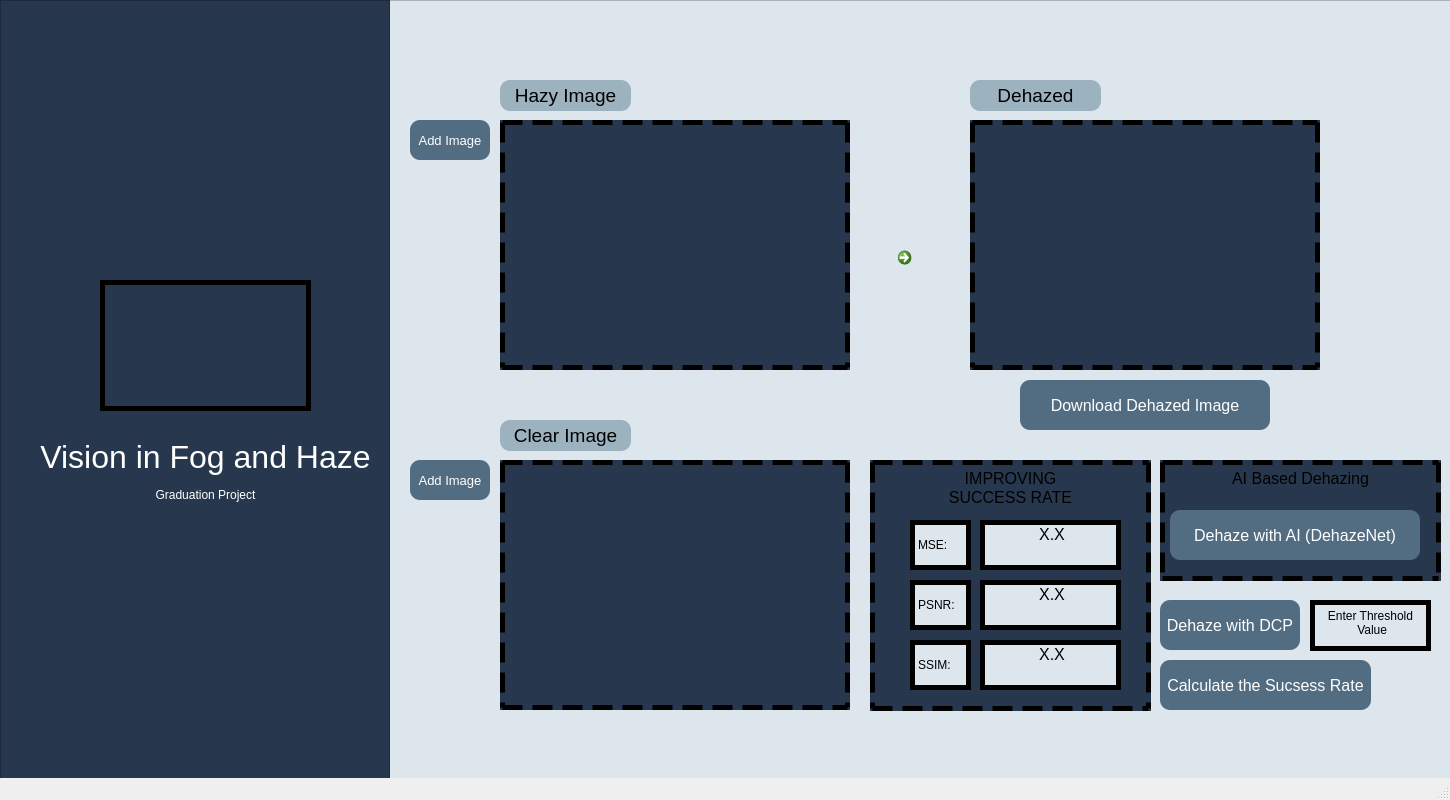
<?xml version="1.0" encoding="UTF-8"?>
<ui version="4.0">
 <class>MainWindow</class>
 <widget class="QMainWindow" name="MainWindow">
  <property name="enabled">
   <bool>true</bool>
  </property>
  <property name="geometry">
   <rect>
    <x>0</x>
    <y>0</y>
    <width>1450</width>
    <height>800</height>
   </rect>
  </property>
  <property name="minimumSize">
   <size>
    <width>1450</width>
    <height>800</height>
   </size>
  </property>
  <property name="maximumSize">
   <size>
    <width>1450</width>
    <height>800</height>
   </size>
  </property>
  <property name="windowTitle">
   <string>MainWindow</string>
  </property>
  <property name="toolTipDuration">
   <number>6</number>
  </property>
  <property name="autoFillBackground">
   <bool>false</bool>
  </property>
  <widget class="QWidget" name="centralwidget">
   <widget class="QPushButton" name="add_original_image_button">
    <property name="geometry">
     <rect>
      <x>410</x>
      <y>460</y>
      <width>80</width>
      <height>40</height>
     </rect>
    </property>
    <property name="font">
     <font>
      <pointsize>10</pointsize>
     </font>
    </property>
    <property name="autoFillBackground">
     <bool>false</bool>
    </property>
    <property name="styleSheet">
     <string notr="true">background-color: #526D82; color: white; border-radius: 10px






</string>
    </property>
    <property name="text">
     <string>Add Image</string>
    </property>
   </widget>
   <widget class="QPushButton" name="dehaze_image_with_DCP_button">
    <property name="geometry">
     <rect>
      <x>1160</x>
      <y>600</y>
      <width>140</width>
      <height>50</height>
     </rect>
    </property>
    <property name="font">
     <font>
      <pointsize>12</pointsize>
     </font>
    </property>
    <property name="autoFillBackground">
     <bool>false</bool>
    </property>
    <property name="styleSheet">
     <string notr="true">background-color: #526D82; color: white; border-radius: 10px






</string>
    </property>
    <property name="text">
     <string>Dehaze with DCP</string>
    </property>
    <property name="iconSize">
     <size>
      <width>16</width>
      <height>16</height>
     </size>
    </property>
   </widget>
   <widget class="QPushButton" name="dehaze_image_with_dehaze_net_button">
    <property name="geometry">
     <rect>
      <x>1170</x>
      <y>510</y>
      <width>250</width>
      <height>50</height>
     </rect>
    </property>
    <property name="font">
     <font>
      <pointsize>12</pointsize>
     </font>
    </property>
    <property name="styleSheet">
     <string notr="true">background-color: #526D82; color: white; border-radius: 10px
</string>
    </property>
    <property name="text">
     <string>Dehaze with AI (DehazeNet)</string>
    </property>
   </widget>
   <widget class="QTextEdit" name="textEdit_4">
    <property name="geometry">
     <rect>
      <x>870</x>
      <y>460</y>
      <width>281</width>
      <height>251</height>
     </rect>
    </property>
    <property name="styleSheet">
     <string notr="true">border-style: dashed; border-width: 5px;background-color: #27374D</string>
    </property>
    <property name="html">
     <string>&lt;!DOCTYPE HTML PUBLIC &quot;-//W3C//DTD HTML 4.0//EN&quot; &quot;http://www.w3.org/TR/REC-html40/strict.dtd&quot;&gt;
&lt;html&gt;&lt;head&gt;&lt;meta name=&quot;qrichtext&quot; content=&quot;1&quot; /&gt;&lt;style type=&quot;text/css&quot;&gt;
p, li { white-space: pre-wrap; }
&lt;/style&gt;&lt;/head&gt;&lt;body style=&quot; font-family:'MS Shell Dlg 2'; font-size:8.25pt; font-weight:400; font-style:normal;&quot;&gt;
&lt;p align=&quot;center&quot; style=&quot; margin-top:0px; margin-bottom:0px; margin-left:0px; margin-right:0px; -qt-block-indent:0; text-indent:0px;&quot;&gt;&lt;span style=&quot; font-size:12pt;&quot;&gt;IMPROVING&lt;/span&gt;&lt;/p&gt;
&lt;p align=&quot;center&quot; style=&quot; margin-top:0px; margin-bottom:0px; margin-left:0px; margin-right:0px; -qt-block-indent:0; text-indent:0px;&quot;&gt;&lt;span style=&quot; font-size:12pt;&quot;&gt;SUCCESS RATE&lt;/span&gt;&lt;/p&gt;&lt;/body&gt;&lt;/html&gt;</string>
    </property>
   </widget>
   <widget class="QTextEdit" name="textEdit_5">
    <property name="geometry">
     <rect>
      <x>500</x>
      <y>80</y>
      <width>131</width>
      <height>31</height>
     </rect>
    </property>
    <property name="styleSheet">
     <string notr="true">background-color: #9DB2BF; color: black; border-radius: 10px







</string>
    </property>
    <property name="html">
     <string>&lt;!DOCTYPE HTML PUBLIC &quot;-//W3C//DTD HTML 4.0//EN&quot; &quot;http://www.w3.org/TR/REC-html40/strict.dtd&quot;&gt;
&lt;html&gt;&lt;head&gt;&lt;meta name=&quot;qrichtext&quot; content=&quot;1&quot; /&gt;&lt;style type=&quot;text/css&quot;&gt;
p, li { white-space: pre-wrap; }
&lt;/style&gt;&lt;/head&gt;&lt;body style=&quot; font-family:'MS Shell Dlg 2'; font-size:8.25pt; font-weight:400; font-style:normal;&quot;&gt;
&lt;p align=&quot;center&quot; style=&quot; margin-top:0px; margin-bottom:0px; margin-left:0px; margin-right:0px; -qt-block-indent:0; text-indent:0px;&quot;&gt;&lt;span style=&quot; font-size:14pt;&quot;&gt;Hazy Image&lt;/span&gt;&lt;/p&gt;&lt;/body&gt;&lt;/html&gt;</string>
    </property>
   </widget>
   <widget class="QTextEdit" name="textEdit_9">
    <property name="geometry">
     <rect>
      <x>0</x>
      <y>0</y>
      <width>390</width>
      <height>930</height>
     </rect>
    </property>
    <property name="autoFillBackground">
     <bool>false</bool>
    </property>
    <property name="styleSheet">
     <string notr="true">background-color: #27374D



</string>
    </property>
   </widget>
   <widget class="QLabel" name="label">
    <property name="geometry">
     <rect>
      <x>40</x>
      <y>410</y>
      <width>331</width>
      <height>121</height>
     </rect>
    </property>
    <property name="contextMenuPolicy">
     <enum>Qt::NoContextMenu</enum>
    </property>
    <property name="styleSheet">
     <string notr="true">font: 20pt &quot;MS Shell Dlg 2&quot;;
rgb&quot;(255, 255, 255)&quot;</string>
    </property>
    <property name="text">
     <string>&lt;html&gt;&lt;head/&gt;&lt;body&gt;&lt;p align=&quot;center&quot;&gt;&lt;span style=&quot; font-size:24pt; color:#ffffff;&quot;&gt;Vision in Fog and Haze&lt;/span&gt;&lt;/p&gt;&lt;p align=&quot;center&quot;&gt;&lt;span style=&quot; color:#ffffff;&quot;&gt;Graduation Project&lt;/span&gt;&lt;/p&gt;&lt;/body&gt;&lt;/html&gt;</string>
    </property>
   </widget>
   <widget class="QTextEdit" name="the_Threshold_value">
    <property name="geometry">
     <rect>
      <x>1310</x>
      <y>600</y>
      <width>121</width>
      <height>51</height>
     </rect>
    </property>
    <property name="font">
     <font>
      <pointsize>9</pointsize>
     </font>
    </property>
    <property name="styleSheet">
     <string notr="true">text-align: center;
border-style: solid;
border-width: 5px;
background-color: #DDE6ED;  








</string>
    </property>
    <property name="html">
     <string>&lt;!DOCTYPE HTML PUBLIC &quot;-//W3C//DTD HTML 4.0//EN&quot; &quot;http://www.w3.org/TR/REC-html40/strict.dtd&quot;&gt;
&lt;html&gt;&lt;head&gt;&lt;meta name=&quot;qrichtext&quot; content=&quot;1&quot; /&gt;&lt;style type=&quot;text/css&quot;&gt;
p, li { white-space: pre-wrap; }
&lt;/style&gt;&lt;/head&gt;&lt;body style=&quot; font-family:'MS Shell Dlg 2'; font-size:9pt; font-weight:400; font-style:normal;&quot;&gt;
&lt;p align=&quot;center&quot; style=&quot; margin-top:0px; margin-bottom:0px; margin-left:0px; margin-right:0px; -qt-block-indent:0; text-indent:0px;&quot;&gt;Enter Threshold&lt;/p&gt;
&lt;p align=&quot;center&quot; style=&quot; margin-top:0px; margin-bottom:0px; margin-left:0px; margin-right:0px; -qt-block-indent:0; text-indent:0px;&quot;&gt; Value&lt;/p&gt;&lt;/body&gt;&lt;/html&gt;</string>
    </property>
   </widget>
   <widget class="QCommandLinkButton" name="commandLinkButton">
    <property name="geometry">
     <rect>
      <x>890</x>
      <y>240</y>
      <width>31</width>
      <height>41</height>
     </rect>
    </property>
    <property name="text">
     <string/>
    </property>
   </widget>
   <widget class="QPushButton" name="add_hazy_image_button">
    <property name="geometry">
     <rect>
      <x>410</x>
      <y>120</y>
      <width>80</width>
      <height>40</height>
     </rect>
    </property>
    <property name="font">
     <font>
      <pointsize>10</pointsize>
     </font>
    </property>
    <property name="autoFillBackground">
     <bool>false</bool>
    </property>
    <property name="styleSheet">
     <string notr="true">background-color: #526D82; color: white; border-radius: 10px






</string>
    </property>
    <property name="text">
     <string>Add Image</string>
    </property>
   </widget>
   <widget class="QLabel" name="MSE">
    <property name="geometry">
     <rect>
      <x>980</x>
      <y>520</y>
      <width>141</width>
      <height>50</height>
     </rect>
    </property>
    <property name="styleSheet">
     <string notr="true">text-align: center;
border-style: solid;
border-width: 5px;
background-color: #DDE6ED;  
</string>
    </property>
    <property name="text">
     <string>&lt;html&gt;&lt;head/&gt;&lt;body&gt;&lt;p align=&quot;center&quot;&gt;&lt;span style=&quot; font-size:12pt;&quot;&gt;X.X&lt;/span&gt;&lt;/p&gt;&lt;p align=&quot;center&quot;&gt;&lt;br/&gt;&lt;/p&gt;&lt;/body&gt;&lt;/html&gt;</string>
    </property>
   </widget>
   <widget class="QLabel" name="hazy_image">
    <property name="geometry">
     <rect>
      <x>500</x>
      <y>120</y>
      <width>350</width>
      <height>250</height>
     </rect>
    </property>
    <property name="styleSheet">
     <string notr="true">border-style: dashed; border-width: 5px;background-color: #27374D</string>
    </property>
    <property name="text">
     <string/>
    </property>
   </widget>
   <widget class="QLabel" name="dehazed_image">
    <property name="geometry">
     <rect>
      <x>970</x>
      <y>120</y>
      <width>350</width>
      <height>250</height>
     </rect>
    </property>
    <property name="styleSheet">
     <string notr="true">border-style: dashed; border-width: 5px;background-color: #27374D</string>
    </property>
    <property name="text">
     <string/>
    </property>
   </widget>
   <widget class="QLabel" name="original_image">
    <property name="geometry">
     <rect>
      <x>500</x>
      <y>460</y>
      <width>350</width>
      <height>250</height>
     </rect>
    </property>
    <property name="styleSheet">
     <string notr="true">border-style: dashed; border-width: 5px;background-color: #27374D</string>
    </property>
    <property name="text">
     <string/>
    </property>
   </widget>
   <widget class="QLabel" name="label_2">
    <property name="geometry">
     <rect>
      <x>100</x>
      <y>280</y>
      <width>211</width>
      <height>131</height>
     </rect>
    </property>
    <property name="styleSheet">
     <string notr="true">text-align: center;
border-style: solid;
border-width: 5px;</string>
    </property>
    <property name="text">
     <string/>
    </property>
    <property name="pixmap">
     <pixmap>The_Logo_2.png</pixmap>
    </property>
   </widget>
   <widget class="QTextEdit" name="textEdit_10">
    <property name="geometry">
     <rect>
      <x>360</x>
      <y>0</y>
      <width>1091</width>
      <height>930</height>
     </rect>
    </property>
    <property name="autoFillBackground">
     <bool>false</bool>
    </property>
    <property name="styleSheet">
     <string notr="true">background-color: #DDE6ED



</string>
    </property>
   </widget>
   <widget class="QLabel" name="MSE_text">
    <property name="geometry">
     <rect>
      <x>910</x>
      <y>520</y>
      <width>61</width>
      <height>50</height>
     </rect>
    </property>
    <property name="styleSheet">
     <string notr="true">text-align: center;
border-style: solid;
border-width: 5px;
background-color: #DDE6ED;  
</string>
    </property>
    <property name="text">
     <string>&lt;html&gt;&lt;head/&gt;&lt;body&gt;&lt;p&gt;MSE: &lt;/p&gt;&lt;/body&gt;&lt;/html&gt;</string>
    </property>
   </widget>
   <widget class="QLabel" name="PSNR">
    <property name="geometry">
     <rect>
      <x>980</x>
      <y>580</y>
      <width>141</width>
      <height>50</height>
     </rect>
    </property>
    <property name="styleSheet">
     <string notr="true">text-align: center;
border-style: solid;
border-width: 5px;
background-color: #DDE6ED;  
</string>
    </property>
    <property name="text">
     <string>&lt;html&gt;&lt;head/&gt;&lt;body&gt;&lt;p align=&quot;center&quot;&gt;&lt;span style=&quot; font-size:12pt;&quot;&gt;X.X&lt;/span&gt;&lt;/p&gt;&lt;p align=&quot;center&quot;&gt;&lt;br/&gt;&lt;/p&gt;&lt;/body&gt;&lt;/html&gt;</string>
    </property>
   </widget>
   <widget class="QLabel" name="PSNR_Text">
    <property name="geometry">
     <rect>
      <x>910</x>
      <y>580</y>
      <width>61</width>
      <height>50</height>
     </rect>
    </property>
    <property name="styleSheet">
     <string notr="true">text-align: center;
border-style: solid;
border-width: 5px;
background-color: #DDE6ED;  
</string>
    </property>
    <property name="text">
     <string>&lt;html&gt;&lt;head/&gt;&lt;body&gt;&lt;p&gt;PSNR: &lt;/p&gt;&lt;/body&gt;&lt;/html&gt;</string>
    </property>
   </widget>
   <widget class="QTextEdit" name="textEdit_8">
    <property name="geometry">
     <rect>
      <x>500</x>
      <y>420</y>
      <width>131</width>
      <height>31</height>
     </rect>
    </property>
    <property name="styleSheet">
     <string notr="true">background-color: #9DB2BF; color: black; border-radius: 10px







</string>
    </property>
    <property name="html">
     <string>&lt;!DOCTYPE HTML PUBLIC &quot;-//W3C//DTD HTML 4.0//EN&quot; &quot;http://www.w3.org/TR/REC-html40/strict.dtd&quot;&gt;
&lt;html&gt;&lt;head&gt;&lt;meta name=&quot;qrichtext&quot; content=&quot;1&quot; /&gt;&lt;style type=&quot;text/css&quot;&gt;
p, li { white-space: pre-wrap; }
&lt;/style&gt;&lt;/head&gt;&lt;body style=&quot; font-family:'MS Shell Dlg 2'; font-size:8.25pt; font-weight:400; font-style:normal;&quot;&gt;
&lt;p align=&quot;center&quot; style=&quot; margin-top:0px; margin-bottom:0px; margin-left:0px; margin-right:0px; -qt-block-indent:0; text-indent:0px;&quot;&gt;&lt;span style=&quot; font-size:14pt;&quot;&gt;Clear Image&lt;/span&gt;&lt;/p&gt;&lt;/body&gt;&lt;/html&gt;</string>
    </property>
   </widget>
   <widget class="QTextEdit" name="textEdit_7">
    <property name="geometry">
     <rect>
      <x>970</x>
      <y>80</y>
      <width>131</width>
      <height>31</height>
     </rect>
    </property>
    <property name="styleSheet">
     <string notr="true">background-color: #9DB2BF; color: black; border-radius: 10px







</string>
    </property>
    <property name="html">
     <string>&lt;!DOCTYPE HTML PUBLIC &quot;-//W3C//DTD HTML 4.0//EN&quot; &quot;http://www.w3.org/TR/REC-html40/strict.dtd&quot;&gt;
&lt;html&gt;&lt;head&gt;&lt;meta name=&quot;qrichtext&quot; content=&quot;1&quot; /&gt;&lt;style type=&quot;text/css&quot;&gt;
p, li { white-space: pre-wrap; }
&lt;/style&gt;&lt;/head&gt;&lt;body style=&quot; font-family:'MS Shell Dlg 2'; font-size:8.25pt; font-weight:400; font-style:normal;&quot;&gt;
&lt;p align=&quot;center&quot; style=&quot; margin-top:0px; margin-bottom:0px; margin-left:0px; margin-right:0px; -qt-block-indent:0; text-indent:0px;&quot;&gt;&lt;span style=&quot; font-size:14pt;&quot;&gt;Dehazed&lt;/span&gt;&lt;/p&gt;&lt;/body&gt;&lt;/html&gt;</string>
    </property>
   </widget>
   <widget class="QPushButton" name="download_dehazed_image">
    <property name="geometry">
     <rect>
      <x>1020</x>
      <y>380</y>
      <width>250</width>
      <height>50</height>
     </rect>
    </property>
    <property name="font">
     <font>
      <pointsize>12</pointsize>
     </font>
    </property>
    <property name="styleSheet">
     <string notr="true">background-color: #526D82; color: white; border-radius: 10px
</string>
    </property>
    <property name="text">
     <string>Download Dehazed Image</string>
    </property>
   </widget>
   <widget class="QPushButton" name="calculate_the_sucsess_rate">
    <property name="geometry">
     <rect>
      <x>1160</x>
      <y>660</y>
      <width>211</width>
      <height>50</height>
     </rect>
    </property>
    <property name="font">
     <font>
      <pointsize>12</pointsize>
     </font>
    </property>
    <property name="autoFillBackground">
     <bool>false</bool>
    </property>
    <property name="styleSheet">
     <string notr="true">background-color: #526D82; color: white; border-radius: 10px






</string>
    </property>
    <property name="text">
     <string>Calculate the Sucsess Rate</string>
    </property>
    <property name="iconSize">
     <size>
      <width>16</width>
      <height>16</height>
     </size>
    </property>
   </widget>
   <widget class="QTextEdit" name="textEdit_6">
    <property name="geometry">
     <rect>
      <x>1160</x>
      <y>460</y>
      <width>281</width>
      <height>121</height>
     </rect>
    </property>
    <property name="styleSheet">
     <string notr="true">border-style: dashed; border-width: 5px;background-color: #27374D</string>
    </property>
    <property name="html">
     <string>&lt;!DOCTYPE HTML PUBLIC &quot;-//W3C//DTD HTML 4.0//EN&quot; &quot;http://www.w3.org/TR/REC-html40/strict.dtd&quot;&gt;
&lt;html&gt;&lt;head&gt;&lt;meta name=&quot;qrichtext&quot; content=&quot;1&quot; /&gt;&lt;style type=&quot;text/css&quot;&gt;
p, li { white-space: pre-wrap; }
&lt;/style&gt;&lt;/head&gt;&lt;body style=&quot; font-family:'MS Shell Dlg 2'; font-size:8.25pt; font-weight:400; font-style:normal;&quot;&gt;
&lt;p align=&quot;center&quot; style=&quot; margin-top:0px; margin-bottom:0px; margin-left:0px; margin-right:0px; -qt-block-indent:0; text-indent:0px;&quot;&gt;&lt;span style=&quot; font-size:12pt;&quot;&gt;AI Based Dehazing&lt;/span&gt;&lt;/p&gt;
&lt;p align=&quot;center&quot; style=&quot;-qt-paragraph-type:empty; margin-top:0px; margin-bottom:0px; margin-left:0px; margin-right:0px; -qt-block-indent:0; text-indent:0px; font-size:12pt;&quot;&gt;&lt;br /&gt;&lt;/p&gt;&lt;/body&gt;&lt;/html&gt;</string>
    </property>
   </widget>
   <widget class="QLabel" name="SSIM_text">
    <property name="geometry">
     <rect>
      <x>910</x>
      <y>640</y>
      <width>61</width>
      <height>50</height>
     </rect>
    </property>
    <property name="styleSheet">
     <string notr="true">text-align: center;
border-style: solid;
border-width: 5px;
background-color: #DDE6ED;  
</string>
    </property>
    <property name="text">
     <string>&lt;html&gt;&lt;head/&gt;&lt;body&gt;&lt;p&gt;SSIM: &lt;/p&gt;&lt;/body&gt;&lt;/html&gt;</string>
    </property>
   </widget>
   <widget class="QLabel" name="SSIM">
    <property name="geometry">
     <rect>
      <x>980</x>
      <y>640</y>
      <width>141</width>
      <height>50</height>
     </rect>
    </property>
    <property name="styleSheet">
     <string notr="true">text-align: center;
border-style: solid;
border-width: 5px;
background-color: #DDE6ED;  
</string>
    </property>
    <property name="text">
     <string>&lt;html&gt;&lt;head/&gt;&lt;body&gt;&lt;p align=&quot;center&quot;&gt;&lt;span style=&quot; font-size:12pt;&quot;&gt;X.X&lt;/span&gt;&lt;/p&gt;&lt;p align=&quot;center&quot;&gt;&lt;br/&gt;&lt;/p&gt;&lt;/body&gt;&lt;/html&gt;</string>
    </property>
   </widget>
   <zorder>textEdit_10</zorder>
   <zorder>add_original_image_button</zorder>
   <zorder>textEdit_4</zorder>
   <zorder>textEdit_5</zorder>
   <zorder>textEdit_9</zorder>
   <zorder>label</zorder>
   <zorder>commandLinkButton</zorder>
   <zorder>add_hazy_image_button</zorder>
   <zorder>MSE</zorder>
   <zorder>hazy_image</zorder>
   <zorder>dehazed_image</zorder>
   <zorder>original_image</zorder>
   <zorder>label_2</zorder>
   <zorder>MSE_text</zorder>
   <zorder>PSNR</zorder>
   <zorder>PSNR_Text</zorder>
   <zorder>textEdit_8</zorder>
   <zorder>textEdit_7</zorder>
   <zorder>download_dehazed_image</zorder>
   <zorder>calculate_the_sucsess_rate</zorder>
   <zorder>textEdit_6</zorder>
   <zorder>dehaze_image_with_dehaze_net_button</zorder>
   <zorder>dehaze_image_with_DCP_button</zorder>
   <zorder>the_Threshold_value</zorder>
   <zorder>SSIM_text</zorder>
   <zorder>SSIM</zorder>
  </widget>
  <widget class="QMenuBar" name="menubar">
   <property name="geometry">
    <rect>
     <x>0</x>
     <y>0</y>
     <width>1450</width>
     <height>21</height>
    </rect>
   </property>
  </widget>
  <widget class="QStatusBar" name="statusbar"/>
 </widget>
 <resources>
  <include location="source.qrc"/>
 </resources>
 <connections/>
</ui>
